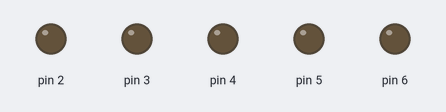
This sketch was run on a simulated Arduino Uno, built with avr-gcc and run on an emulated ATmega328P. Shown: output pins drawn as LEDs (lit = HIGH).

Above: at 0.2 s.
At 2.7 s:
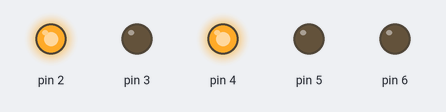
At 5.2 s:
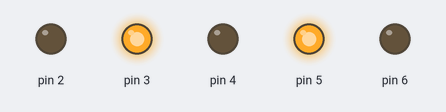
At 10.2 s:
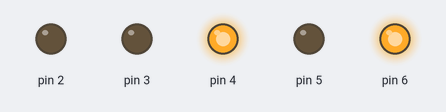
At 15.2 s:
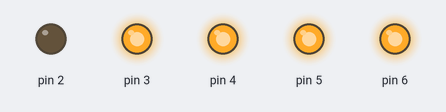
At 20.2 s:
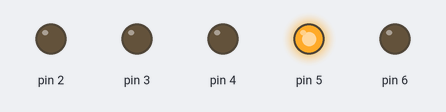
Timing chart, 0 to 20.8 s (numbered marks = the images above):
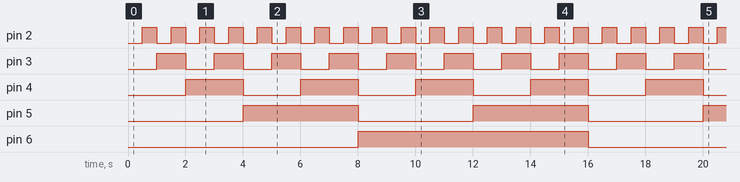

The sketch:

contador_5_bits.ino
```cpp
void setup() {
  for(int pin = 2;pin <7;pin++){
    pinMode(pin,OUTPUT);}
}
void loop() {
  int numero=0;
  while(numero<=124){
    PORTD=numero;
    delay(500);
    numero=numero+4;}
}
```

Measured:
- by itself, pin 2: alternates HIGH for 0.50 s and LOW for 0.50 s
- by itself, pin 3: alternates HIGH for 1.0 s and LOW for 1.0 s
- by itself, pin 4: alternates HIGH for 2.0 s and LOW for 2.0 s
- by itself, pin 5: alternates HIGH for 4.0 s and LOW for 4.0 s
- by itself, pin 6: alternates HIGH for 8.0 s and LOW for 8.0 s
